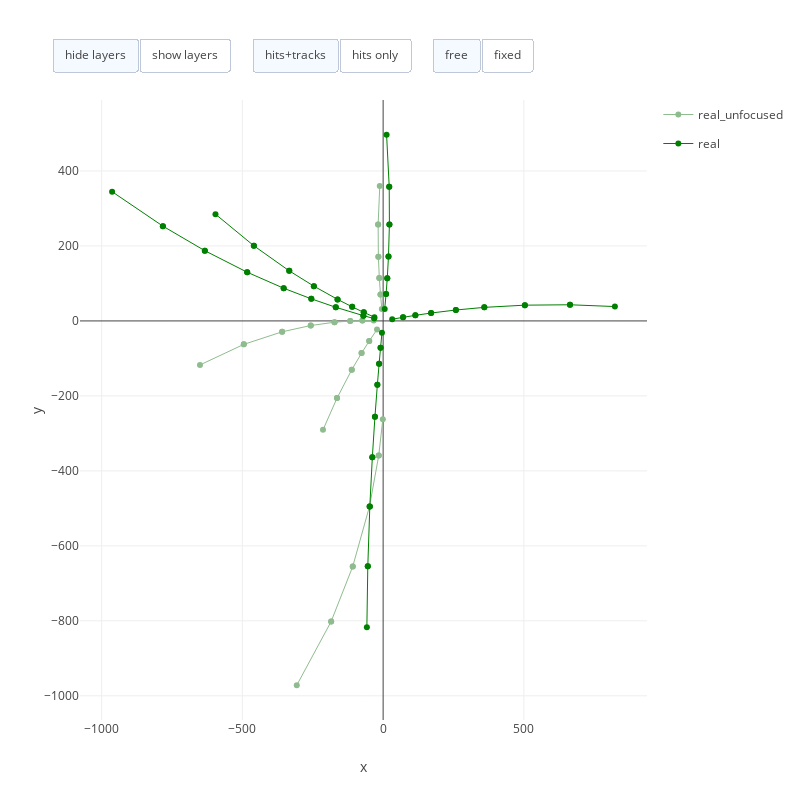
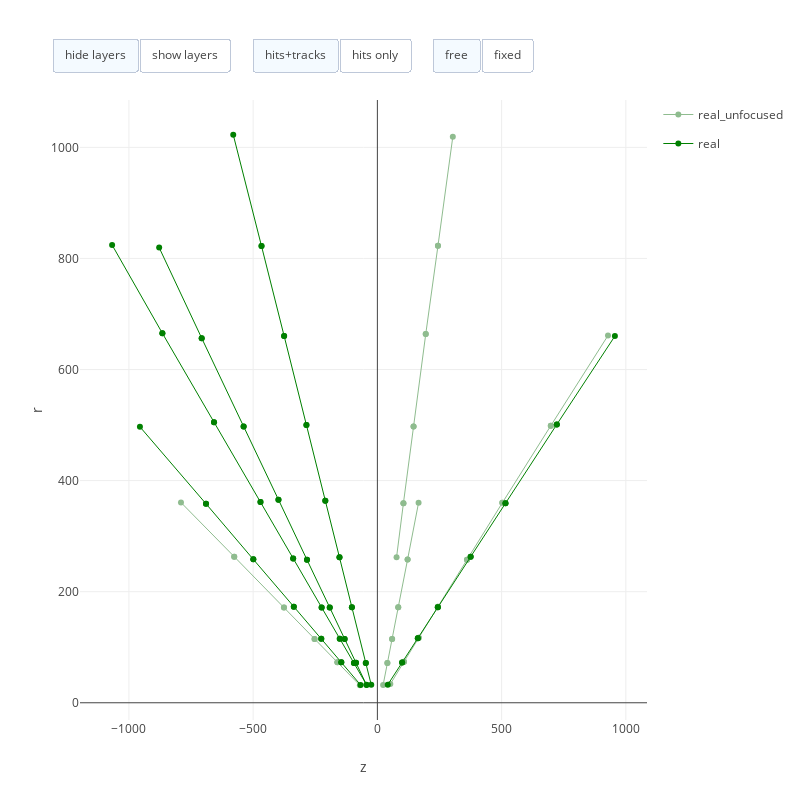
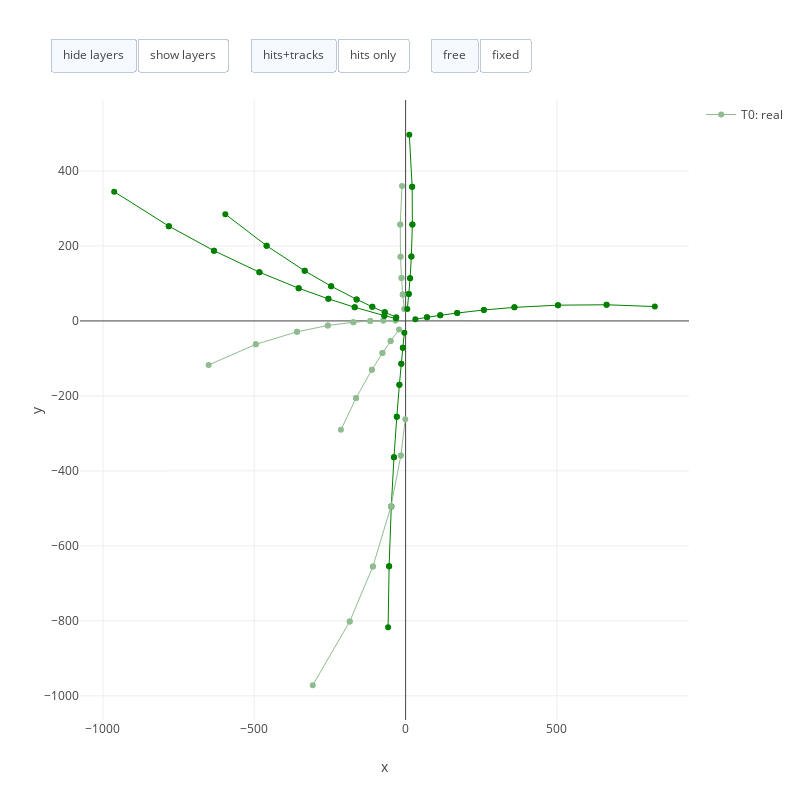

Notebook source saved alongside these figures, in order:
### Code cell
set_notebook_mode() # if running inside a notebook

# load the dataset and the response_neal (created using the qallse tool)
dw = DataWrapper.from_path('C:/Users/timsc/hepqpr-qallse-data/ds1/event000001000-hits.csv')
with open('C:/Users/timsc/hepqpr-qallse-data/ds1/evt1000-ds1-neal-0-response.pickle', 'rb') as f: 
    response_neal = pickle.load(f)

# process the response_neal and get the set of missing doublets
final_doublets, final_tracks = process_response(response_neal)
precision, recall, missings = dw.compute_score(final_doublets)

# plotting examples
iplot_results(dw, final_doublets, missings)
iplot_results(dw, final_doublets, missings, dims=list('zr'))
iplot_results_tracks(dw, final_tracks)
